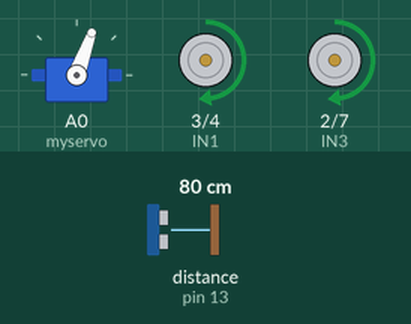
Recording of a sketch running on a simulated Arduino Uno, built with avr-gcc and run on an emulated ATmega328P. Parts: servo, motor-driver pin pairs drawn as motors (green arrow = first pin HIGH = forward, orange = second pin HIGH = backward, longer = more drive, scaled by the enable pin). Wiring (inferred from the names in the program): ultrasonic range finder: trigger pin 12; echo pin 13. Inputs (shaded band) come from the test bench; at power-on: distance to the obstacle (sensor on pin 13) 80 cm. The echo pulse lasts 58.3 µs per cm.

Above: at 1.27 s.
1.3 s: distance to the obstacle (sensor on pin 13) set to 2 cm
At 1.45 s:
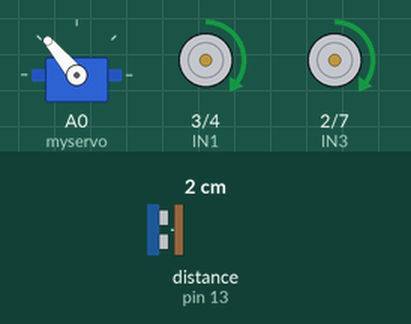
4.3 s: distance to the obstacle (sensor on pin 13) set to 4 cm
At 4.63 s:
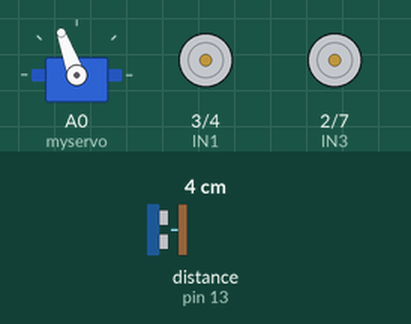
At 4.99 s:
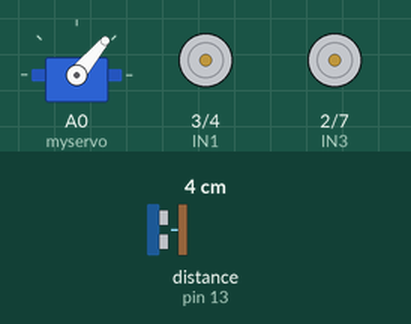
7.3 s: distance to the obstacle (sensor on pin 13) set to 60 cm
10.3 s: distance to the obstacle (sensor on pin 13) set to 9 cm
13.3 s: distance to the obstacle (sensor on pin 13) set to 18 cm
Timing chart, 0 to 17.3 s (numbered marks = the images above; inputs shaded):
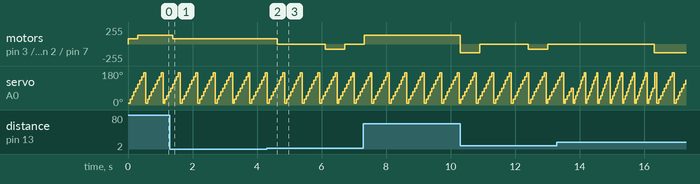

The sketch:

sketch_sep26a.ino
```cpp
#include <Servo.h>
Servo myservo;

// ==================== Pins ====================
#define TRIG 12
#define ECHO 13
#define ENA  5
#define ENB  6
#define IN1  3
#define IN2  4
#define IN3  2
#define IN4  7

// ==================== Servo ====================
#define SERVO_MIN    10
#define SERVO_MAX    170
#define SCAN_STEP    20
#define SN_MAX       9          // (170-10)/20+1 = 9 samples
#define SERVO_DWELL  60         // ms between samples (moving scan)

// ==================== Polar-sector histogram (VFH) ====================
#define SECTOR_W     15          // sector width (deg)
#define HALF_SPAN    90          // cover +-90
#define SECTOR_N     12          // (2*90)/15
#define RANGE_MIN    3           // ignore too-close unreliable reads
#define RANGE_MAX    100         // beyond this => no obstacle
#define OCC_MAX      15          // occupancy count saturation

// ==================== Body width & passable-channel ====================
#define CAR_WIDTH    15          // car body width cm
#define CLEAR_MARGIN 4           // extra side clearance cm
#define PASS_SECTORS 3           // contiguous open sectors for a passable channel
                                 // (center + 1 each side => ~45deg window)

// ==================== Control params ====================
#define WALL_STOP    16          // emergency-stop guard distance cm
#define TURN_DIST    32          // near => stop and turn
#define SLOW_DIST    48          // medium => decelerate
#define HYST         6           // decel->forward hysteresis band
#define DEAD_ZONE    15          // turn dead-zone (deg from straight)
#define FREESPACE    20          // verify distance after turn cm
#define MAXTURN      2           // consecutive turn attempts before backup
#define BACKUP_MS    450         // reverse-out duration ms
#define TURN_MS      350         // open-loop turn duration ms
#define SPD_HIGH     130
#define SPD_LOW      80
#define SPD_TURN     200

// ==================== Contour match (closed-loop heading) ====================
#define MATCH_SCAN_MS       40    // parked static-sweep dwell per sample (ms)
#define MATCH_MIN_PAIRS     5     // min valid overlapping pairs (else unreliable)
#define MATCH_MAX_PAIR_DIFF 3     // max avg per-pair diff cm (reliability b)
#define MATCH_MARGIN        2     // best vs second-best err gap (peak sharpness)

// ==================== Disengage / stuck watchdog ====================
#define DISENGAGE_MS        600   // disengage reverse duration ms
#define DISENGAGE_MAX       3     // disengage trigger cap, beyond => double reverse
#define STUCK_TIMEOUT       2500  // ms without forward progress => force disengage
#define STUCK_MAX           8     // per-sector stuck-count saturation
#define HALT_TIMEOUT        1500  // ms dead-stopped at wall before forced reverse
#define PROGRESS_DELTA      4     // cm of nearest-obstacle change => real displacement

// ==================== States ====================
#define ST_SCAN      1
#define ST_FORWARD   2
#define ST_DECEL     3
#define ST_TURN      4
#define ST_VERIFY    5
#define ST_BACKUP    6
#define ST_HALT      7
#define ST_CAPREF    8
#define ST_CAPNEW    9
#define ST_DISENGAGE 10

// ==================== Sector data ====================
typedef struct {
  uint8_t dist;    // latest measured distance in this sector (cm), 0 = invalid
  uint8_t count;   // accumulated confirmed-obstacle count (0..OCC_MAX)
} Sector;

Sector sector[SECTOR_N];          // 24 B  polar sector histogram
uint8_t secOffset = 0;            // 1 B  heading offset on the sector ring
uint8_t state      = ST_SCAN;
uint8_t scanIdx    = 0;
uint8_t turnCount  = 0;
uint8_t planHeadIdx = 0;
int8_t  turnStep   = 0;           // signed sectors to turn (-6..+6)
unsigned long lastScanMs = 0;
unsigned long moveStartMs = 0;

// ==================== Closed-loop calibration globals ====================
uint8_t refContour[SECTOR_N];     // 12 B  parked reference contour (physical sectors)
uint8_t newContour[SECTOR_N];     // 12 B  parked post-turn contour
uint8_t secOffsetOld = 0;         // 1  B  secOffset before turn (calibration base)
int8_t  bestShift    = 0;         // 1  B  best shift = measured true rotation (-6..+6)
uint16_t bestScore   = 0;         // 2  B  best-shift error sum
int8_t  matchPairs   = 0;         // 1  B  valid overlapping pairs at best shift
uint8_t matchReliable = 0;        // 1  B  0=unreliable 1=reliable
uint8_t capScanIdx   = 0;         // 1  B  parked static-sweep sample index
uint8_t disengCount  = 0;         // 1  B  disengage trigger count
unsigned long disengUntilMs = 0;  // 4  B  disengage end timestamp

// ==================== Iterative stuck-learning globals ====================
uint8_t stuck[SECTOR_N];          // 12 B  decayed per-sector stuck counter
unsigned long lastProgressMs = 0; // 4  B  last time real forward progress happened
unsigned long haltStartMs = 0;    // 4  B  when the wall-halt began (HALT_TIMEOUT base)
uint8_t lastProgNearest = 0;      // 1  B  nearest-obstacle distance at last progress event

// ==================== Motor drivers ====================
void motorStop(void) {
  analogWrite(ENA, 0);
  analogWrite(ENB, 0);
  digitalWrite(IN1, LOW); digitalWrite(IN2, LOW);
  digitalWrite(IN3, LOW); digitalWrite(IN4, LOW);
}

void motorForward(byte spd) {
  analogWrite(ENA, spd);
  analogWrite(ENB, spd);
  digitalWrite(IN1, HIGH); digitalWrite(IN2, LOW);
  digitalWrite(IN3, HIGH); digitalWrite(IN4, LOW);
}

void motorBack(void) {
  analogWrite(ENA, SPD_LOW);
  analogWrite(ENB, SPD_LOW);
  digitalWrite(IN1, LOW); digitalWrite(IN2, HIGH);
  digitalWrite(IN3, LOW); digitalWrite(IN4, HIGH);
}

// dir>0 => turn left (toward +), dir<0 => turn right
void motorTurn(int8_t dir) {
  analogWrite(ENA, SPD_TURN);
  analogWrite(ENB, SPD_TURN);
  if (dir > 0) {
    digitalWrite(IN1, LOW); digitalWrite(IN2, HIGH);
    digitalWrite(IN3, HIGH); digitalWrite(IN4, LOW);
  } else {
    digitalWrite(IN1, HIGH); digitalWrite(IN2, LOW);
    digitalWrite(IN3, LOW); digitalWrite(IN4, HIGH);
  }
}

// ==================== Ultrasonic (returns cm, 0 = invalid) ====================
int GetDistance(void) {
  digitalWrite(TRIG, LOW);
  delayMicroseconds(2);
  digitalWrite(TRIG, HIGH);
  delayMicroseconds(10);
  digitalWrite(TRIG, LOW);
  long t = pulseIn(ECHO, HIGH, 30000);
  if (t == 0) return 0;
  return (int)(t / 58L);
}

// ==================== Sector helpers ====================
// round(deg / SECTOR_W), works for negatives (round half away from zero)
int8_t degToStep(int16_t deg) {
  if (deg >= 0) return (int8_t)((deg + SECTOR_W / 2) / SECTOR_W);
  else          return (int8_t)(-((-deg + SECTOR_W / 2) / SECTOR_W));
}

// physical sector index for a relative angle rel (deg, -90..+90)
uint8_t relToSector(int8_t rel) {
  int8_t step = degToStep(rel);
  return (uint8_t)((secOffset + step + SECTOR_N) % SECTOR_N);
}

// apply a turn of deltaDeg: only move heading offset, never clear data
void applyTurn(int16_t deltaDeg) {
  int8_t step = degToStep(deltaDeg);
  secOffset = (uint8_t)((secOffset + step + SECTOR_N) % SECTOR_N);
}

// center angle of sector idx relative to heading, signed -90..+90
int16_t sectorCenter(int8_t idx) {
  if (idx <= 6) return (int16_t)(idx * SECTOR_W);
  return (int16_t)((idx - SECTOR_N) * SECTOR_W);
}

// shortest signed step from a to b on the ring (-6..+6)
int8_t ringStep(uint8_t a, uint8_t b) {
  int16_t d = (int16_t)b - (int16_t)a;
  if (d >  SECTOR_N / 2) d -= SECTOR_N;
  if (d < -SECTOR_N / 2) d += SECTOR_N;
  return (int8_t)d;
}

// write a fresh reading at relative angle rel into its physical sector
void sectorWrite(int8_t rel, int d) {
  uint8_t idx = relToSector(rel);
  if (d >= RANGE_MIN && d <= RANGE_MAX) sector[idx].dist = (uint8_t)d;
  else sector[idx].dist = 0;
  if (sector[idx].count < OCC_MAX) sector[idx].count++;
}

void mapDecay(void) {
  for (int i = 0; i < SECTOR_N; i++) {
    uint8_t c = sector[i].count;
    if (c > 1) sector[i].count = (uint8_t)(c >> 1);   // half-life decay
  }
}

// ==================== Passable channel (body-width aware) ====================
// A direction idx is passable only if the whole channel centered on it is open:
// every sector in the +-(PASS_SECTORS-1)/2 window reads >= CHANNEL_DIST.
// This makes the car refuse gaps narrower than its own body.
uint8_t passable(uint8_t idx) {
  int8_t half = (int8_t)((PASS_SECTORS - 1) / 2);
  for (int8_t k = -half; k <= half; k++) {
    uint8_t s = (uint8_t)((idx + k + SECTOR_N) % SECTOR_N);
    if (sector[s].dist < TURN_DIST) return 0;   // includes blind(0)/near obstacle
  }
  return 1;
}

// ==================== Iterative stuck-learning ====================
void markStuck(uint8_t idx) {
  for (int8_t k = -1; k <= 1; k++) {
    uint8_t s = (uint8_t)((idx + k + SECTOR_N) % SECTOR_N);
    if (stuck[s] < STUCK_MAX) stuck[s]++;
  }
}

void stuckDecay(void) {
  for (int i = 0; i < SECTOR_N; i++) {
    if (stuck[i] > 0) stuck[i]--;
  }
}

// nearest valid obstacle distance across all sectors (0/blind treated as open);
// returns RANGE_MAX when nothing within range (fully open road)
uint8_t nearestDist(void) {
  uint8_t m = RANGE_MAX;
  for (int i = 0; i < SECTOR_N; i++) {
    uint8_t d = sector[i].dist;
    if (d != 0 && d < m) m = d;
  }
  return m;
}

// refresh lastProgressMs ONLY on genuine forward progress: either the nearest
// obstacle materially changed (real displacement) or the road is fully open.
// A car wedged sideways (wheels spinning, front open) keeps nearest constant and
// therefore does NOT refresh, so the STUCK_TIMEOUT watchdog fires and reverses it.
void refreshProgress(void) {
  uint8_t nn = nearestDist();
  int16_t delta = (int16_t)nn - (int16_t)lastProgNearest;
  if (delta < 0) delta = -delta;
  if (nn == RANGE_MAX || delta >= PROGRESS_DELTA) {
    lastProgressMs = millis();
    lastProgNearest = nn;
  }
}

// ==================== Moving scan (real-time guard only, never contour) ====================
void scanTick(void) {
  unsigned long now = millis();
  if (now - lastScanMs < SERVO_DWELL) return;
  lastScanMs = now;

  int theta = SERVO_MIN + scanIdx * SCAN_STEP;   // current settled angle
  int d = GetDistance();
  sectorWrite((int8_t)(theta - 90), d);          // rel = theta - 90

  scanIdx++;
  if (scanIdx >= SN_MAX) { scanIdx = 0; mapDecay(); stuckDecay(); }
  myservo.write(SERVO_MIN + scanIdx * SCAN_STEP);
}

// ==================== Contour match: estimate real rotation ====================
// Full-integer. Slides shift s in 0..11, keeps best + second-best peaks.
void matchContour(const uint8_t* R, const uint8_t* C) {
  int8_t  bestS = 0, secondS = -1;
  uint16_t bestE = 0xFFFF, secondE = 0xFFFF;
  int8_t  bestP = 0;

  for (int8_t s = 0; s < SECTOR_N; s++) {
    uint16_t err = 0;
    int8_t   pairs = 0;
    for (int8_t i = 0; i < SECTOR_N; i++) {
      uint8_t r = R[(uint8_t)((i - s + SECTOR_N) % SECTOR_N)];
      uint8_t c = C[i];
      if (r == 0 || c == 0) continue;                 // skip empty/blind/open pairs
      int16_t d = (int16_t)r - (int16_t)c;
      if (d < 0) d = -d;
      pairs++;
      err += (uint16_t)d;
    }
    if (pairs == 0) continue;
    if (err < bestE || (err == bestE && pairs > bestP)) {
      secondE = bestE; secondS = bestS;               // keep top-2 peaks
      bestE = err; bestS = s; bestP = pairs;
    } else if (err < secondE) {
      secondE = err; secondS = s;
    }
  }

  bestShift = bestS;
  if (bestShift > SECTOR_N / 2) bestShift = (int8_t)(bestShift - SECTOR_N);
  bestScore  = bestE;
  matchPairs = bestP;

  matchReliable =
      (bestP >= MATCH_MIN_PAIRS)
   && (bestE <= (uint16_t)(bestP * MATCH_MAX_PAIR_DIFF))
   && (secondS != -1 && (int16_t)secondE - (int16_t)bestE >= MATCH_MARGIN);
}

// ==================== Closed-loop calibration ====================
// Rebuild secOffset from measured bestShift (anti-drift), or fall back to open loop.
void applyCalibration(void) {
  if (matchReliable) {
    secOffset = (uint8_t)((secOffsetOld + bestShift + SECTOR_N) % SECTOR_N);
  } else {
    secOffset = (uint8_t)((secOffsetOld + turnStep + SECTOR_N) % SECTOR_N);
  }
}

// ==================== Turn planning (passable-channel + stuck aware) ====================
void planTurn(void) {
  uint8_t front = sector[secOffset].dist;
  planHeadIdx = secOffset;
  // B1: go straight only if front is known-open AND the channel is wide enough
  if (front >= TURN_DIST && passable(secOffset)) { planHeadIdx = secOffset; return; }
  int8_t best = -1;
  uint16_t bestScore = 0xFFFF;
  uint8_t bdir = secOffset;
  for (int8_t i = 1; i < SECTOR_N; i++) {
    uint8_t idx = (uint8_t)((secOffset + i) % SECTOR_N);
    if (!passable(idx)) continue;         // channel too narrow / blind / near obstacle
    if (stuck[idx] > 0) continue;         // B4: learned: this direction got us stuck
    uint8_t d = sector[idx].dist;
    if (d < TURN_DIST) continue;          // not passable distance
    int16_t off = sectorCenter(i);
    if (off < 0) off = -off;              // absolute offset from front
    uint16_t score = (uint16_t)d * 2 - (uint16_t)off * 1;   // dist wt 2, off wt 1
    if (score < bestScore) { bestScore = score; best = idx; bdir = idx; }
  }
  if (best < 0) { enterDisengage(); return; }   // B2: all blocked => disengage
  planHeadIdx = bdir;
}

// ==================== Closed-loop turn sequence ====================
void enterCapRef(void) {
  motorStop();
  secOffsetOld = secOffset;         // snapshot heading before this turn sequence
  capScanIdx = 0;
  state = ST_CAPREF;
}

// one step of the parked static sweep into refContour
void capRefTick(void) {
  if (capScanIdx < SN_MAX) {
    int theta = SERVO_MIN + capScanIdx * SCAN_STEP;
    myservo.write(theta);
    delay(MATCH_SCAN_MS);
    int d = GetDistance();
    int8_t rel = (int8_t)(theta - 90);
    refContour[relToSector(rel)] = (d >= RANGE_MIN && d <= RANGE_MAX) ? (uint8_t)d : 0;
    capScanIdx++;
  } else {
    // scan done: plan turn on clean data
    planTurn();
    turnStep = ringStep(secOffsetOld, planHeadIdx);
    if (turnStep == 0) { turnCount = 0; state = ST_FORWARD; motorForward(SPD_HIGH); refreshProgress(); }
    else { turnCount++; enterTurn(); }          // command motor, go TURN
  }
}

void enterTurn(void) {
  if (turnStep == 0) { motorForward(SPD_HIGH); return; }
  motorTurn(turnStep > 0 ? 1 : -1);
  moveStartMs = millis();
  state = ST_TURN;
}

void capNewTick(void) {
  if (capScanIdx < SN_MAX) {
    int theta = SERVO_MIN + capScanIdx * SCAN_STEP;
    myservo.write(theta);
    delay(MATCH_SCAN_MS);
    int d = GetDistance();
    int8_t rel = (int8_t)(theta - 90);
    newContour[relToSector(rel)] = (d >= RANGE_MIN && d <= RANGE_MAX) ? (uint8_t)d : 0;
    capScanIdx++;
  } else {
    // scan done: match reference vs new contour
    matchContour(refContour, newContour);
    if (turnStep != 0 && matchReliable && bestShift == 0) {
      enterDisengage();                       // B3: physical stuck, body did not rotate
      return;
    }
    applyCalibration();                       // closed-loop heading correction
    state = ST_VERIFY;
  }
}

// ==================== Disengage (stronger than BACKUP) ====================
void enterDisengage(void) {
  markStuck(planHeadIdx);               // remember the direction that failed
  disengCount++;
  unsigned long dMs = DISENGAGE_MS;
  if (disengCount >= DISENGAGE_MAX) dMs *= 2;   // escalate reverse duration
  moveStartMs = millis();
  disengUntilMs = moveStartMs + dMs;
  motorStop();
  state = ST_DISENGAGE;
}

void disengTick(void) {
  if ((long)(millis() - disengUntilMs) >= 0) {   // elapsed past absolute end (overflow-safe)
    motorStop();
    turnCount = 0;
    enterCapRef();
  } else {
    motorBack();                              // reverse only, never turn while stuck
  }
}

// ==================== Verify after turn (closed-loop sector feedback) ====================
void verifyAfterTurn(void) {
  uint8_t front = sector[secOffset].dist;
  if (front >= FREESPACE) {
    turnCount = 0; disengCount = 0;   // cleared the obstacle: reset disengage streak
    lastProgressMs = millis();        // real forward event
    lastProgNearest = nearestDist();
    state = ST_FORWARD;
    return;
  }
  if (turnCount >= MAXTURN) {
    enterDisengage();                 // repeated turns gave no clearance => force reverse escape
    return;
  }
  enterCapRef();                      // refresh refContour + secOffsetOld, re-plan turn
}

// ==================== Loop helpers ====================
int turnDone(void) { return (millis() - moveStartMs) >= TURN_MS; }

// ==================== Setup ====================
void setup(void) {
  myservo.attach(A0, 700, 2400);
  pinMode(ECHO, INPUT);
  pinMode(TRIG, OUTPUT);
  pinMode(IN1, OUTPUT); pinMode(IN2, OUTPUT);
  pinMode(IN3, OUTPUT); pinMode(IN4, OUTPUT);
  pinMode(ENA, OUTPUT); pinMode(ENB, OUTPUT);
  motorStop();
  for (int i = 0; i < SECTOR_N; i++) { sector[i].dist = 0; sector[i].count = 0; }
  for (int i = 0; i < SECTOR_N; i++) { refContour[i] = 0; newContour[i] = 0; }
  for (int i = 0; i < SECTOR_N; i++) { stuck[i] = 0; }
  scanIdx = 0;
  myservo.write(SERVO_MIN);
  lastScanMs = millis();
  lastProgressMs = millis();
  lastProgNearest = nearestDist();
}

// ==================== Main loop ====================
void loop(void) {
  scanTick();                     // keep servo scanning & sectors fresh (guard only)

  uint8_t front = sector[secOffset].dist;

  // global guard: too close ahead => immediate stop (with HALT_TIMEOUT escape).
  // During a deliberate reverse-escape (ST_DISENGAGE) do NOT re-halt, let it back out.
  if (front > 0 && front <= WALL_STOP) {
    if (state != ST_HALT && state != ST_DISENGAGE) {
      motorStop(); haltStartMs = millis(); state = ST_HALT;
    }
  } else if (state == ST_HALT) {
    state = ST_FORWARD;              // obstacle cleared; resume (real forward event)
    lastProgressMs = millis();
    lastProgNearest = nearestDist();
  }

  // C: no real forward progress for too long in any non-reversing state => reverse
  if ((unsigned long)(millis() - lastProgressMs) > STUCK_TIMEOUT) {
    if (state != ST_DISENGAGE && state != ST_HALT) {
      enterDisengage();             // unconditional forced reverse (car stuck)
    }
  }
  // R1-1: dead-stopped at a wall longer than HALT_TIMEOUT => forced reverse escape
  if (state == ST_HALT &&
      (unsigned long)(millis() - haltStartMs) > HALT_TIMEOUT) {
    enterDisengage();
  }

  switch (state) {
    case ST_SCAN:
    case ST_FORWARD:
      if (front <= SLOW_DIST) state = ST_DECEL;
      else {
        motorForward(SPD_HIGH);
        disengCount = 0;            // normal advance => reset disengage streak
        refreshProgress();          // real forward event (open road or displacement)
      }
      break;

    case ST_DECEL:
      if (front > SLOW_DIST + HYST) { state = ST_FORWARD; refreshProgress(); }
      else if (front > 0 && front <= TURN_DIST) {         // B1: only turn on real near obstacle
        enterCapRef();
      }
      else { motorForward(SPD_LOW); refreshProgress(); }  // slow approach is real progress
      break;

    case ST_CAPREF:
      capRefTick();
      break;

    case ST_TURN:
      if (turnDone()) { motorStop(); capScanIdx = 0; state = ST_CAPNEW; }
      break;

    case ST_CAPNEW:
      capNewTick();
      break;

    case ST_VERIFY:
      verifyAfterTurn();
      break;

    case ST_BACKUP:
      // kept for safety; use DISENGAGE as the primary escape
      enterDisengage();
      break;

    case ST_DISENGAGE:
      disengTick();
      break;

    default:
      break;
  }
}
```

Measured:
- after the input at 4.3 s, motor on pin 3 (IN1) / pin 4 (IN2), motor on pin 2 (IN3) / pin 7 (IN4): forward 80/255 → stopped after 0.32 s, → backward 80/255 1.5 s later, → stopped 0.60 s later
